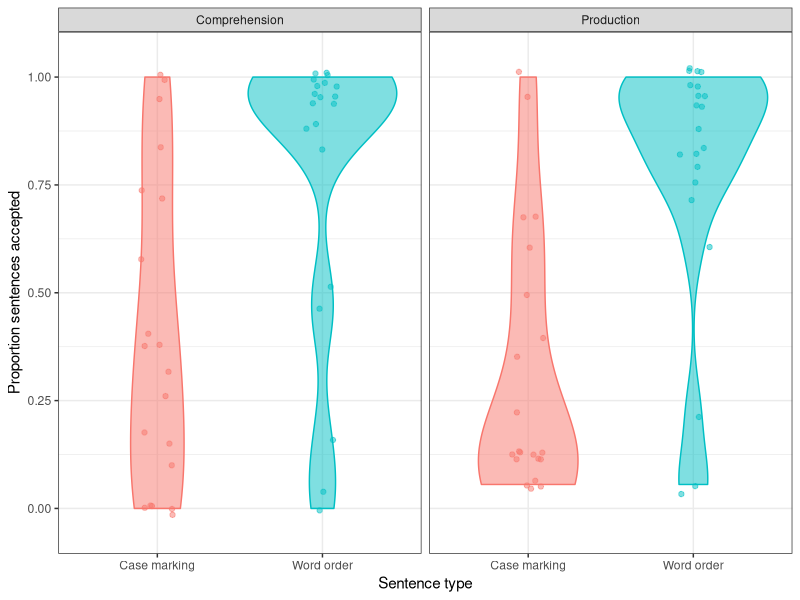

This figure's R source:
## ---- chunk 1
knitr::opts_chunk$set(
  fig.width=7, fig.height=5, fig.retina=3,
  out.width = "80%", fig.align = "center",
  cache = FALSE,
  echo = FALSE,
  message = FALSE, 
  warning = FALSE,
  hiline = TRUE
)

library(tidyverse)

options(dplyr.summarise.inform = FALSE)
theme_set(theme_bw())

acc <- read_csv('../data/acceptance.csv')
## ---- chunk 2
acc %>% 
  group_by(ppt_id, condition, sentence_type) %>% 
  summarise(propn_accepted = mean(sentence_accepted)) %>% 
  ggplot(aes(x = sentence_type, y = propn_accepted, fill = sentence_type, colour = sentence_type)) +
  geom_violin(alpha = 0.5) +
  geom_jitter(alpha = 0.5, width = 0.1) +
  facet_wrap(~ condition) +
  ylim(-0.05, 1.05) +
  labs(y = 'Proportion sentences accepted',
       x = 'Sentence type') +
  theme(legend.position = 'none') +
  scale_x_discrete(labels = c('Case marking', 'Word order')) +
  NULL
